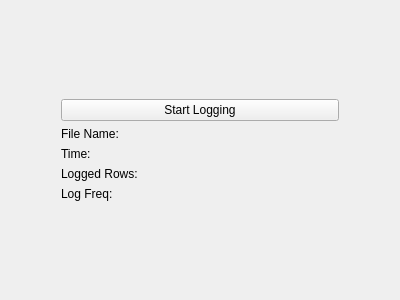
<?xml version="1.0" encoding="UTF-8"?>
<ui version="4.0">
 <class>Logger</class>
 <widget class="QWidget" name="Logger">
  <property name="geometry">
   <rect>
    <x>0</x>
    <y>0</y>
    <width>400</width>
    <height>300</height>
   </rect>
  </property>
  <property name="windowTitle">
   <string>Form</string>
  </property>
  <layout class="QVBoxLayout" name="verticalLayout">
   <item>
    <layout class="QVBoxLayout" name="verticalLayout_2">
     <property name="leftMargin">
      <number>50</number>
     </property>
     <property name="rightMargin">
      <number>50</number>
     </property>
     <item>
      <spacer name="verticalSpacer">
       <property name="orientation">
        <enum>Qt::Orientation::Vertical</enum>
       </property>
       <property name="sizeHint" stdset="0">
        <size>
         <width>20</width>
         <height>40</height>
        </size>
       </property>
      </spacer>
     </item>
     <item>
      <widget class="QPushButton" name="LogButton">
       <property name="text">
        <string>Start Logging</string>
       </property>
      </widget>
     </item>
     <item>
      <widget class="QLabel" name="FileNameLabel">
       <property name="text">
        <string>File Name: </string>
       </property>
      </widget>
     </item>
     <item>
      <widget class="QLabel" name="TimeLabel">
       <property name="text">
        <string>Time: </string>
       </property>
      </widget>
     </item>
     <item>
      <widget class="QLabel" name="LoggedRowLabel">
       <property name="text">
        <string>Logged Rows: </string>
       </property>
      </widget>
     </item>
     <item>
      <widget class="QLabel" name="LogFrequencyLabel">
       <property name="text">
        <string>Log Freq: </string>
       </property>
      </widget>
     </item>
     <item>
      <spacer name="verticalSpacer_2">
       <property name="orientation">
        <enum>Qt::Orientation::Vertical</enum>
       </property>
       <property name="sizeHint" stdset="0">
        <size>
         <width>20</width>
         <height>40</height>
        </size>
       </property>
      </spacer>
     </item>
    </layout>
   </item>
  </layout>
 </widget>
 <resources/>
 <connections/>
</ui>
